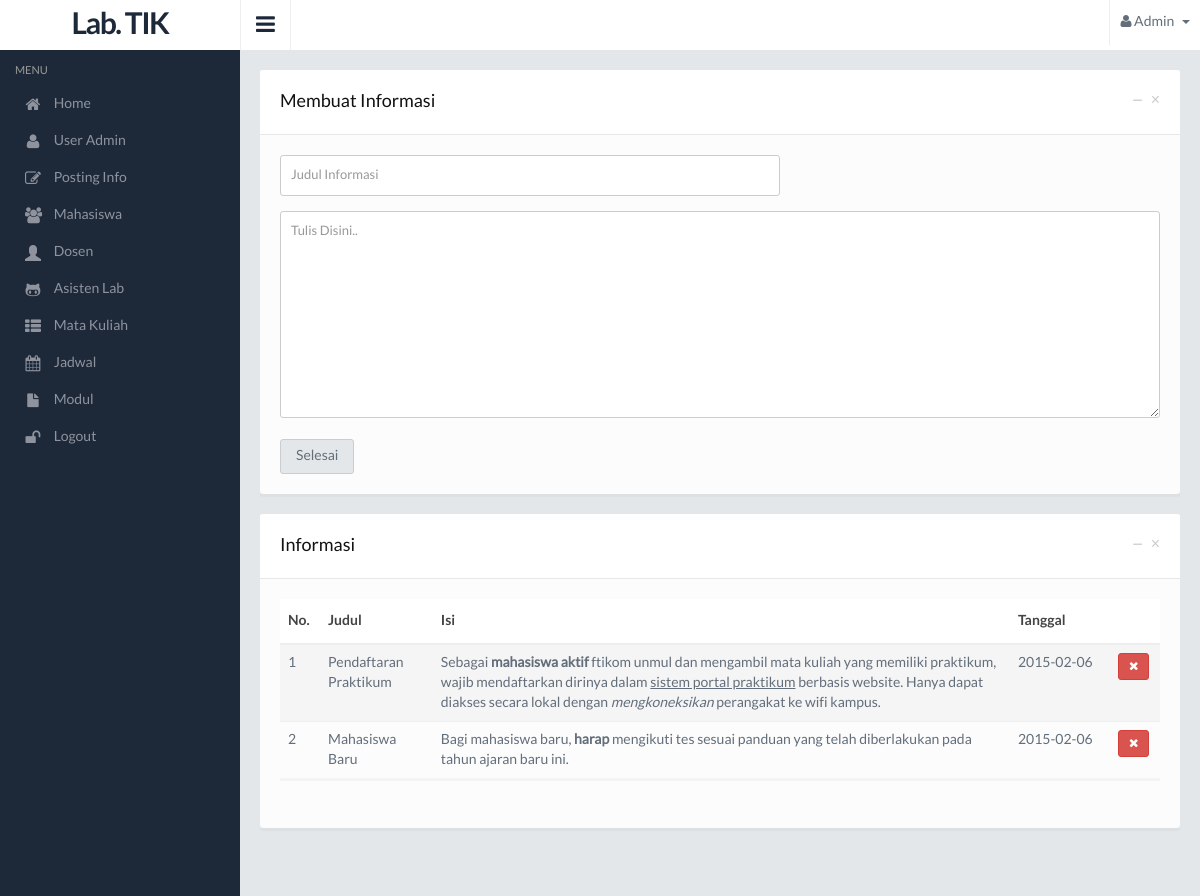
/admin/postingan.php (signed in), run on the app's committed database.
### tables this page shows
CREATE TABLE IF NOT EXISTS `tb_informasi` (
  `id_info` int(5) NOT NULL AUTO_INCREMENT,
  `judul_info` varchar(150) NOT NULL,
  `isi_info` text NOT NULL,
  `tanggal_info` date NOT NULL,
  PRIMARY KEY (`id_info`)
);

### admin/postingan.php (the view, shortened to what this page needs)
?>  <!DOCTYPE html>
<html lang="en">
<head>
  <link href="../lib/css/style.default.css" rel="stylesheet">
  <link rel="stylesheet" href="../lib/css/bootstrap-wysihtml5.css" />
</head>
<body>
<section>
  <div class="leftpanel">
    <div class="logopanel">
       <center> <h1>Lab. TIK</h1> </center>
    </div>
    <div class="leftpanelinner">
      <?php
        include 'menu.php';
      ?>
    </div>
  </div>
  <div class="mainpanel">
    <div class="headerbar">
      <a class="menutoggle"><i class="fa fa-bars"></i></a>
      <div class="header-right">
        <ul class="headermenu">
          <li>
            <div class="btn-group">
              <button type="button" class="btn btn-default dropdown-toggle" data-toggle="dropdown">
                <i class="fa fa-user"></i>
                Admin
                <span class="caret"></span>
              </button>
            </div>
          </li>
        </ul>
      </div>
    </div>
    <div class="contentpanel">
      <div class="panel panel-default">
        <div class="panel-heading">
          <div class="panel-btns">
            <a href="#" class="panel-close">&times;</a>
            <a href="#" class="minimize">&minus;</a>
          </div>
          <h4 class="panel-title">Membuat Informasi</h4>
        </div>
        <div class="panel-body">
          <form role="form" method="post" action="postingan-proses.php?act=tambah">
          <div class="form-group">
            <input type="text" class="form-control" placeholder="Judul Informasi" name="judul" style="max-width:500px;">
          </div>
          <textarea id="wysiwyg" placeholder="Tulis Disini.." class="form-control" rows="10" name="isi"></textarea>
          <br>
          <button class="btn btn-default">Selesai</button>
        </form>
        </div>
      </div>
      <div class="panel panel-default">
        <div class="panel-heading">
          <div class="panel-btns">
            <a href="#" class="panel-close">&times;</a>
            <a href="#" class="minimize">&minus;</a>
          </div>
          <h4 class="panel-title">Informasi</h4>
         </div>
        <div class="panel-body">
          <div class="panel-body panel-body-nopadding">
                <div class="table-responsive">
                  <table class="table table-striped mb30">
                    <thead>
                      <tr>
                        <th width="40">No.</th>
                        <th>Judul</th>
                        <th>Isi</th>
                        <th width="100">Tanggal</th>
                        <th width="50"></th>
                      </tr>
                    </thead>
                    <tbody>
                      <?php
                      $q = mysql_query("SELECT * FROM tb_informasi ");
                      $no=1;
                      while ($r = mysql_fetch_assoc($q)) {
                        ?>
                        <tr>
                          <td><?=$no ?></td>
                          <td><?=$r['judul_info']?></td>
                          <td><?=$r['isi_info']?></td>
                          <td><?=$r['tanggal_info']?></td>
                          <td>
                            <a href="postingan-proses.php?id=<?=$r['id_info']?>&act=hapus">
                              <button class="btn btn-danger btn-xs">
                                <li class="fa fa-times"></li>
                              </button>
                            </a>
                          </td>
                        </tr>
                        <?php
                          $no++;
                          }
                        ?>
                      </tbody>
                    </table>
                  </div>
                </div>
        </div>
      </div>
    </div>
    </div>
</section>
</body>
</html>

### data on the page
tb_informasi: judul_info "Pendaftaran Praktikum", isi_info "Sebagai mahasiswa aktif ftikom unmul dan mengambil mata kuliah yang memiliki praktikum, wajib mendaftarkan dirinya dalam sistem portal praktikum berbasis website. Hanya dapat diakses secara lokal dengan mengkoneksikan perangakat ke wifi kampus.", tanggal_info "2015-02-06"
tb_informasi: judul_info "Mahasiswa Baru", isi_info "Bagi mahasiswa baru, harap mengikuti tes sesuai panduan yang telah diberlakukan pada tahun ajaran baru ini.", tanggal_info "2015-02-06"
